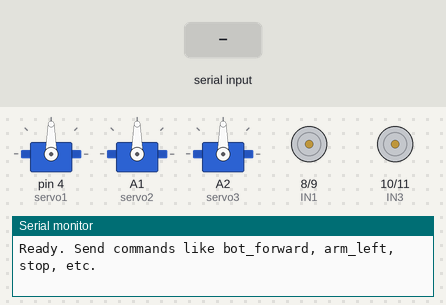
A sketch run on a simulated Arduino Uno, built with avr-gcc and run on an emulated ATmega328P. On the bench: 3 × servo, motor-driver pin pairs drawn as motors (green arrow = first pin HIGH = forward, orange = second pin HIGH = backward, longer = more drive, scaled by the enable pin), the last lines printed to the serial monitor. Inputs (shaded band) come from the test bench.

Above: at 1.2 s.
1.3 s: "bot_forward\n" received over the second serial link
At 2.3 s:
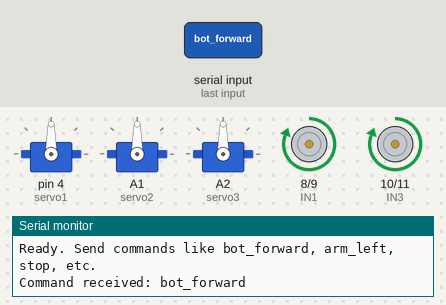
2.8 s: "bot_backward\n" received over the second serial link
At 3.5 s:
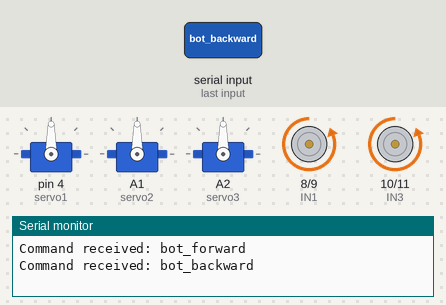
4.3 s: "bot_left\n" received over the second serial link
At 4.6 s:
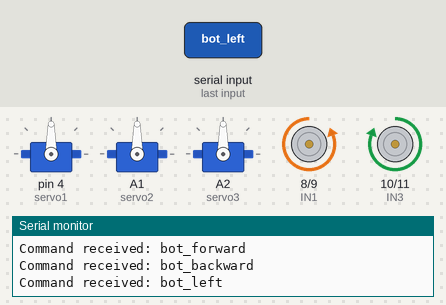
5.8 s: "bot_right\n" received over the second serial link
At 6.9 s:
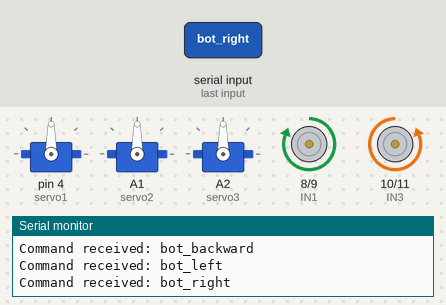
7.3 s: "arm_left\n" received over the second serial link
At 8.1 s:
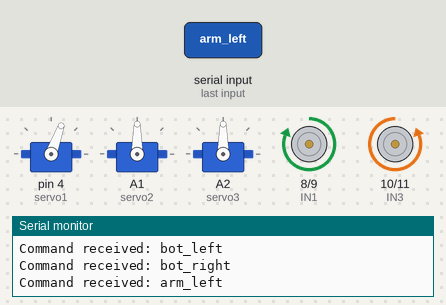
8.8 s: "stop\n" received over the second serial link
At 9.2 s:
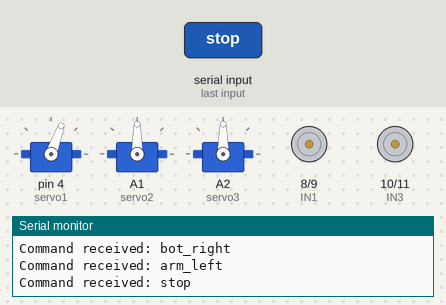
Timing chart, 0 to 11.3 s (numbered marks = the images above; inputs shaded):
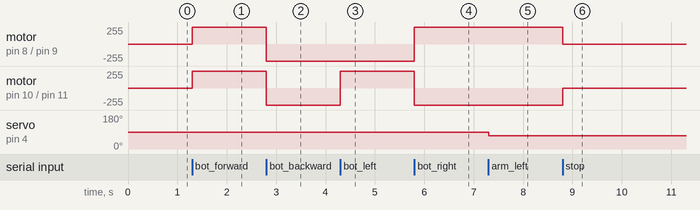

Measured:
- after the input at 1.3 s, motor on pin 8 (IN1) / pin 9 (IN2), motor on pin 10 (IN3) / pin 11 (IN4): stopped → forward 255/255 at once
- after the input at 2.8 s, motor on pin 8 (IN1) / pin 9 (IN2), motor on pin 10 (IN3) / pin 11 (IN4): forward 255/255 → backward 255/255 at once
- after the input at 4.3 s, motor on pin 10 (IN3) / pin 11 (IN4): backward 255/255 → forward 255/255 at once
- after the input at 5.8 s, motor on pin 8 (IN1) / pin 9 (IN2): backward 255/255 → forward 255/255 at once; motor on pin 10 (IN3) / pin 11 (IN4): forward 255/255 → backward 255/255 at once
- after the input at 7.3 s, servo on pin 4 (servo1): 90° → 70° at once
- after the input at 8.8 s, motor on pin 8 (IN1) / pin 9 (IN2): forward 255/255 → stopped at once; motor on pin 10 (IN3) / pin 11 (IN4): backward 255/255 → stopped at once

The sketch:

FARM_BOT.ino
```cpp
#include <SoftwareSerial.h>
#include <Servo.h>

// -------------------- Bluetooth --------------------
SoftwareSerial BT(3, 2); // RX, TX for Bluetooth

// -------------------- DC Motor Pins (L298N) --------------------
const int IN1 = 8;
const int IN2 = 9;
const int IN3 = 10;
const int IN4 = 11;
const int ENA = 5;
const int ENB = 6;
const int SPEED = 255;

// -------------------- Servo Pins --------------------
Servo servo1; // Left/Right
Servo servo2; // Up/Down
Servo servo3; // Pick/Release

// Current servo angles
int angle1 = 90;
int angle2 = 90;
int angle3 = 90;

void setup() {
  // Serial setup
  Serial.begin(9600);
  BT.begin(9600);

  // Motor setup
  pinMode(IN1, OUTPUT);
  pinMode(IN2, OUTPUT);
  pinMode(IN3, OUTPUT);
  pinMode(IN4, OUTPUT);
  pinMode(ENA, OUTPUT);
  pinMode(ENB, OUTPUT);

  // Servo setup
  servo1.attach(4);    // Left/Right
  servo2.attach(A1);   // Up/Down
  servo3.attach(A2);   // Grabber

  // Set initial servo positions
  servo1.write(angle1);
  servo2.write(angle2);
  servo3.write(angle3);

  Serial.println("Ready. Send commands like bot_forward, arm_left, stop, etc.");
}

void loop() {
  if (BT.available()) {
    String cmd = BT.readStringUntil('\n');
    cmd.trim();

    Serial.print("Command received: ");
    Serial.println(cmd);

    // First check for bot movement commands
    if (cmd == "bot_forward") forward();
    else if (cmd == "bot_backward") backward();
    else if (cmd == "bot_left") turnLeft();
    else if (cmd == "bot_right") turnRight();
    else if (cmd == "stop") stopMotors();

    // Servo1 - Left/Right
    else if (cmd == "arm_left") {
      angle1 = constrain(angle1 - 20, 0, 180);
      servo1.write(angle1);
    }
    else if (cmd == "arm_right") {
      angle1 = constrain(angle1 + 20, 0, 180);
      servo1.write(angle1);
    }

    // Servo2 - Up/Down
    else if (cmd == "arm_up") {
      angle2 = constrain(angle2 + 20, 0, 180);
      servo2.write(angle2);
    }
    else if (cmd == "arm_down") {
      angle2 = constrain(angle2 - 20, 0, 180);
      servo2.write(angle2);
    }

    // Servo3 - Pick/Release
    else if (cmd == "arm_pick") {
      angle3 = constrain(angle3 + 20, 0, 180);
      servo3.write(angle3);
    }
    else if (cmd == "arm_release") {
      angle3 = constrain(angle3 - 20, 0, 180);
      servo3.write(angle3);
    }

    else {
      Serial.println("Unknown command");
    }
  }
}

// -------------------- DC Motor Functions --------------------
void forward() {
  digitalWrite(IN1, HIGH); digitalWrite(IN2, LOW);
  digitalWrite(IN3, HIGH); digitalWrite(IN4, LOW);
  analogWrite(ENA, SPEED);
  analogWrite(ENB, SPEED);
}

void backward() {
  digitalWrite(IN1, LOW); digitalWrite(IN2, HIGH);
  digitalWrite(IN3, LOW); digitalWrite(IN4, HIGH);
  analogWrite(ENA, SPEED);
  analogWrite(ENB, SPEED);
}

void turnLeft() {
  digitalWrite(IN1, LOW); digitalWrite(IN2, HIGH);
  digitalWrite(IN3, HIGH); digitalWrite(IN4, LOW);
  analogWrite(ENA, SPEED);
  analogWrite(ENB, SPEED);
}

void turnRight() {
  digitalWrite(IN1, HIGH); digitalWrite(IN2, LOW);
  digitalWrite(IN3, LOW); digitalWrite(IN4, HIGH);
  analogWrite(ENA, SPEED);
  analogWrite(ENB, SPEED);
}

void stopMotors() {
  digitalWrite(IN1, LOW); digitalWrite(IN2, LOW);
  digitalWrite(IN3, LOW); digitalWrite(IN4, LOW);
  analogWrite(ENA, 0);
  analogWrite(ENB, 0);
}
```
